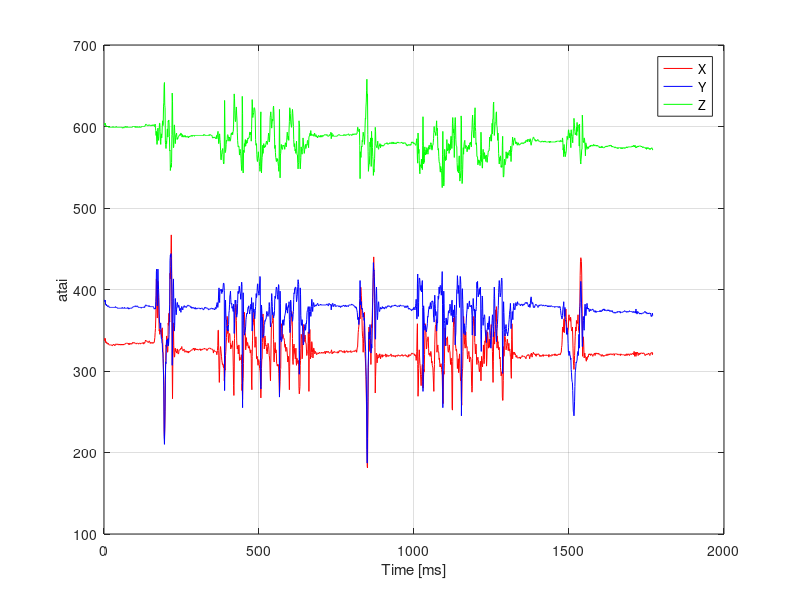

The MATLAB source for this figure:
clear;

xx = load("data3.txt");

x = xx(:,1);
y = xx(:,2);
z = xx(:,3);

plot(x,'r');
hold on;
plot(y,'b');
plot(z,'g');



grid on;

xlabel("Time [ms]");
ylabel("atai");
legend('X', 'Y', 'Z');
print -depsc walk_stop_walk2.eps
